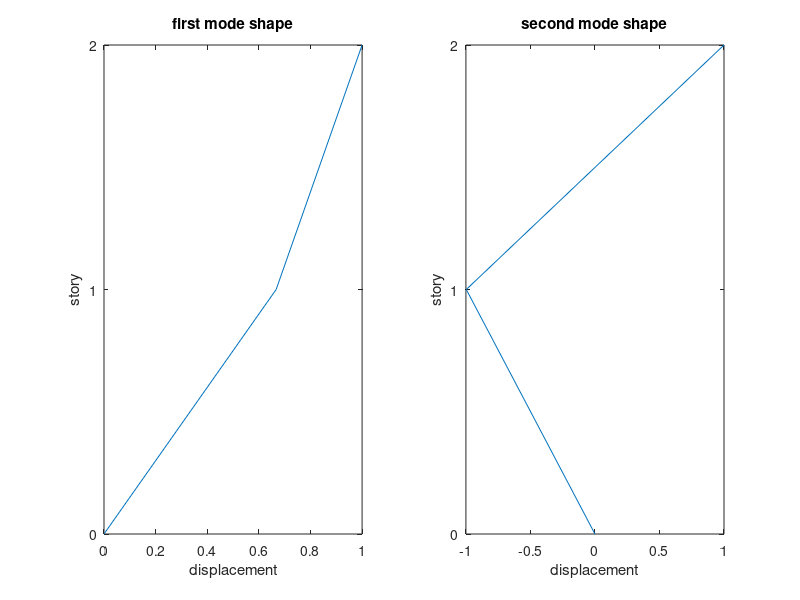

Write the MATLAB code that produced this figure.
clc; clear; close all;

u1 = [0 0.667 1];
u2 = [0 -0.997 1];

story = [0 1 2];

subplot(1,2,1);
plot(u1, story);
xlabel('displacement');
ylabel('story');
set(gca, 'ytick', [0 1 2]);
set(get(gca, 'Title'), 'String', 'first mode shape');

subplot(1,2,2);
plot(u2, story);
xlabel('displacement');
ylabel('story');
set(gca, 'ytick', [0 1 2]);
set(get(gca, 'Title'), 'String', 'second mode shape');
